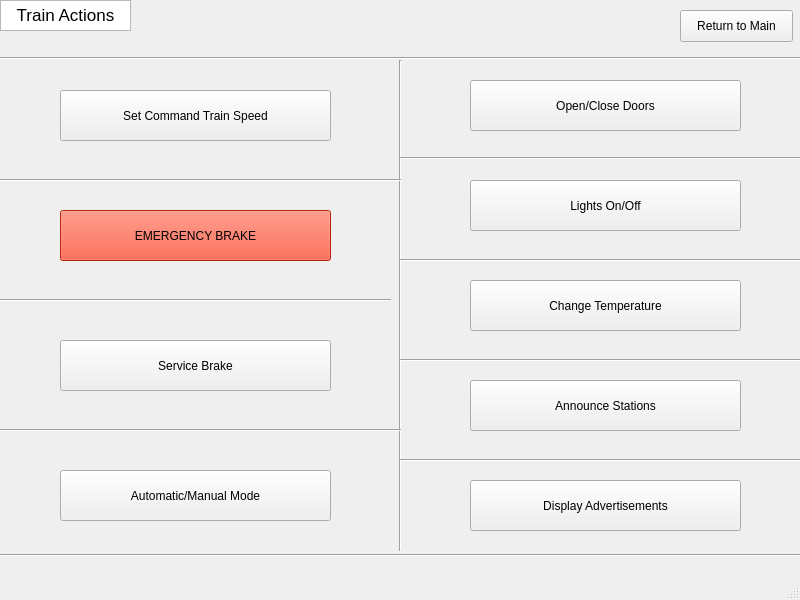
<?xml version="1.0" encoding="UTF-8"?>
<ui version="4.0">
 <class>MainWindow</class>
 <widget class="QMainWindow" name="MainWindow">
  <property name="geometry">
   <rect>
    <x>0</x>
    <y>0</y>
    <width>800</width>
    <height>600</height>
   </rect>
  </property>
  <property name="windowTitle">
   <string>MainWindow</string>
  </property>
  <widget class="QWidget" name="centralwidget">
   <widget class="QPushButton" name="ReturnToMain">
    <property name="geometry">
     <rect>
      <x>680</x>
      <y>10</y>
      <width>113</width>
      <height>32</height>
     </rect>
    </property>
    <property name="text">
     <string>Return to Main</string>
    </property>
   </widget>
   <widget class="QPushButton" name="SetSpeed">
    <property name="geometry">
     <rect>
      <x>60</x>
      <y>90</y>
      <width>271</width>
      <height>51</height>
     </rect>
    </property>
    <property name="text">
     <string>Set Command Train Speed</string>
    </property>
   </widget>
   <widget class="QPushButton" name="EmergencyBrake">
    <property name="geometry">
     <rect>
      <x>60</x>
      <y>210</y>
      <width>271</width>
      <height>51</height>
     </rect>
    </property>
    <property name="palette">
     <palette>
      <active>
       <colorrole role="WindowText">
        <brush brushstyle="SolidPattern">
         <color alpha="255">
          <red>0</red>
          <green>0</green>
          <blue>0</blue>
         </color>
        </brush>
       </colorrole>
       <colorrole role="Button">
        <brush brushstyle="SolidPattern">
         <color alpha="255">
          <red>255</red>
          <green>51</green>
          <blue>16</blue>
         </color>
        </brush>
       </colorrole>
       <colorrole role="Light">
        <brush brushstyle="SolidPattern">
         <color alpha="255">
          <red>192</red>
          <green>201</green>
          <blue>255</blue>
         </color>
        </brush>
       </colorrole>
       <colorrole role="Midlight">
        <brush brushstyle="SolidPattern">
         <color alpha="255">
          <red>137</red>
          <green>153</green>
          <blue>247</blue>
         </color>
        </brush>
       </colorrole>
       <colorrole role="Dark">
        <brush brushstyle="SolidPattern">
         <color alpha="255">
          <red>41</red>
          <green>52</green>
          <blue>120</blue>
         </color>
        </brush>
       </colorrole>
       <colorrole role="Mid">
        <brush brushstyle="SolidPattern">
         <color alpha="255">
          <red>55</red>
          <green>70</green>
          <blue>160</blue>
         </color>
        </brush>
       </colorrole>
       <colorrole role="Text">
        <brush brushstyle="SolidPattern">
         <color alpha="255">
          <red>0</red>
          <green>0</green>
          <blue>0</blue>
         </color>
        </brush>
       </colorrole>
       <colorrole role="BrightText">
        <brush brushstyle="SolidPattern">
         <color alpha="255">
          <red>255</red>
          <green>255</green>
          <blue>255</blue>
         </color>
        </brush>
       </colorrole>
       <colorrole role="ButtonText">
        <brush brushstyle="SolidPattern">
         <color alpha="255">
          <red>0</red>
          <green>0</green>
          <blue>0</blue>
         </color>
        </brush>
       </colorrole>
       <colorrole role="Base">
        <brush brushstyle="SolidPattern">
         <color alpha="255">
          <red>255</red>
          <green>51</green>
          <blue>16</blue>
         </color>
        </brush>
       </colorrole>
       <colorrole role="Window">
        <brush brushstyle="SolidPattern">
         <color alpha="255">
          <red>255</red>
          <green>51</green>
          <blue>16</blue>
         </color>
        </brush>
       </colorrole>
       <colorrole role="Shadow">
        <brush brushstyle="SolidPattern">
         <color alpha="255">
          <red>0</red>
          <green>0</green>
          <blue>0</blue>
         </color>
        </brush>
       </colorrole>
       <colorrole role="AlternateBase">
        <brush brushstyle="SolidPattern">
         <color alpha="255">
          <red>168</red>
          <green>180</green>
          <blue>247</blue>
         </color>
        </brush>
       </colorrole>
       <colorrole role="ToolTipBase">
        <brush brushstyle="SolidPattern">
         <color alpha="255">
          <red>255</red>
          <green>255</green>
          <blue>220</blue>
         </color>
        </brush>
       </colorrole>
       <colorrole role="ToolTipText">
        <brush brushstyle="SolidPattern">
         <color alpha="255">
          <red>0</red>
          <green>0</green>
          <blue>0</blue>
         </color>
        </brush>
       </colorrole>
       <colorrole role="PlaceholderText">
        <brush brushstyle="SolidPattern">
         <color alpha="128">
          <red>0</red>
          <green>0</green>
          <blue>0</blue>
         </color>
        </brush>
       </colorrole>
      </active>
      <inactive>
       <colorrole role="WindowText">
        <brush brushstyle="SolidPattern">
         <color alpha="255">
          <red>0</red>
          <green>0</green>
          <blue>0</blue>
         </color>
        </brush>
       </colorrole>
       <colorrole role="Button">
        <brush brushstyle="SolidPattern">
         <color alpha="255">
          <red>255</red>
          <green>51</green>
          <blue>16</blue>
         </color>
        </brush>
       </colorrole>
       <colorrole role="Light">
        <brush brushstyle="SolidPattern">
         <color alpha="255">
          <red>192</red>
          <green>201</green>
          <blue>255</blue>
         </color>
        </brush>
       </colorrole>
       <colorrole role="Midlight">
        <brush brushstyle="SolidPattern">
         <color alpha="255">
          <red>137</red>
          <green>153</green>
          <blue>247</blue>
         </color>
        </brush>
       </colorrole>
       <colorrole role="Dark">
        <brush brushstyle="SolidPattern">
         <color alpha="255">
          <red>41</red>
          <green>52</green>
          <blue>120</blue>
         </color>
        </brush>
       </colorrole>
       <colorrole role="Mid">
        <brush brushstyle="SolidPattern">
         <color alpha="255">
          <red>55</red>
          <green>70</green>
          <blue>160</blue>
         </color>
        </brush>
       </colorrole>
       <colorrole role="Text">
        <brush brushstyle="SolidPattern">
         <color alpha="255">
          <red>0</red>
          <green>0</green>
          <blue>0</blue>
         </color>
        </brush>
       </colorrole>
       <colorrole role="BrightText">
        <brush brushstyle="SolidPattern">
         <color alpha="255">
          <red>255</red>
          <green>255</green>
          <blue>255</blue>
         </color>
        </brush>
       </colorrole>
       <colorrole role="ButtonText">
        <brush brushstyle="SolidPattern">
         <color alpha="255">
          <red>0</red>
          <green>0</green>
          <blue>0</blue>
         </color>
        </brush>
       </colorrole>
       <colorrole role="Base">
        <brush brushstyle="SolidPattern">
         <color alpha="255">
          <red>255</red>
          <green>51</green>
          <blue>16</blue>
         </color>
        </brush>
       </colorrole>
       <colorrole role="Window">
        <brush brushstyle="SolidPattern">
         <color alpha="255">
          <red>255</red>
          <green>51</green>
          <blue>16</blue>
         </color>
        </brush>
       </colorrole>
       <colorrole role="Shadow">
        <brush brushstyle="SolidPattern">
         <color alpha="255">
          <red>0</red>
          <green>0</green>
          <blue>0</blue>
         </color>
        </brush>
       </colorrole>
       <colorrole role="AlternateBase">
        <brush brushstyle="SolidPattern">
         <color alpha="255">
          <red>168</red>
          <green>180</green>
          <blue>247</blue>
         </color>
        </brush>
       </colorrole>
       <colorrole role="ToolTipBase">
        <brush brushstyle="SolidPattern">
         <color alpha="255">
          <red>255</red>
          <green>255</green>
          <blue>220</blue>
         </color>
        </brush>
       </colorrole>
       <colorrole role="ToolTipText">
        <brush brushstyle="SolidPattern">
         <color alpha="255">
          <red>0</red>
          <green>0</green>
          <blue>0</blue>
         </color>
        </brush>
       </colorrole>
       <colorrole role="PlaceholderText">
        <brush brushstyle="SolidPattern">
         <color alpha="128">
          <red>0</red>
          <green>0</green>
          <blue>0</blue>
         </color>
        </brush>
       </colorrole>
      </inactive>
      <disabled>
       <colorrole role="WindowText">
        <brush brushstyle="SolidPattern">
         <color alpha="255">
          <red>41</red>
          <green>52</green>
          <blue>120</blue>
         </color>
        </brush>
       </colorrole>
       <colorrole role="Button">
        <brush brushstyle="SolidPattern">
         <color alpha="255">
          <red>255</red>
          <green>51</green>
          <blue>16</blue>
         </color>
        </brush>
       </colorrole>
       <colorrole role="Light">
        <brush brushstyle="SolidPattern">
         <color alpha="255">
          <red>192</red>
          <green>201</green>
          <blue>255</blue>
         </color>
        </brush>
       </colorrole>
       <colorrole role="Midlight">
        <brush brushstyle="SolidPattern">
         <color alpha="255">
          <red>137</red>
          <green>153</green>
          <blue>247</blue>
         </color>
        </brush>
       </colorrole>
       <colorrole role="Dark">
        <brush brushstyle="SolidPattern">
         <color alpha="255">
          <red>41</red>
          <green>52</green>
          <blue>120</blue>
         </color>
        </brush>
       </colorrole>
       <colorrole role="Mid">
        <brush brushstyle="SolidPattern">
         <color alpha="255">
          <red>55</red>
          <green>70</green>
          <blue>160</blue>
         </color>
        </brush>
       </colorrole>
       <colorrole role="Text">
        <brush brushstyle="SolidPattern">
         <color alpha="255">
          <red>41</red>
          <green>52</green>
          <blue>120</blue>
         </color>
        </brush>
       </colorrole>
       <colorrole role="BrightText">
        <brush brushstyle="SolidPattern">
         <color alpha="255">
          <red>255</red>
          <green>255</green>
          <blue>255</blue>
         </color>
        </brush>
       </colorrole>
       <colorrole role="ButtonText">
        <brush brushstyle="SolidPattern">
         <color alpha="255">
          <red>41</red>
          <green>52</green>
          <blue>120</blue>
         </color>
        </brush>
       </colorrole>
       <colorrole role="Base">
        <brush brushstyle="SolidPattern">
         <color alpha="255">
          <red>255</red>
          <green>51</green>
          <blue>16</blue>
         </color>
        </brush>
       </colorrole>
       <colorrole role="Window">
        <brush brushstyle="SolidPattern">
         <color alpha="255">
          <red>255</red>
          <green>51</green>
          <blue>16</blue>
         </color>
        </brush>
       </colorrole>
       <colorrole role="Shadow">
        <brush brushstyle="SolidPattern">
         <color alpha="255">
          <red>0</red>
          <green>0</green>
          <blue>0</blue>
         </color>
        </brush>
       </colorrole>
       <colorrole role="AlternateBase">
        <brush brushstyle="SolidPattern">
         <color alpha="255">
          <red>82</red>
          <green>105</green>
          <blue>240</blue>
         </color>
        </brush>
       </colorrole>
       <colorrole role="ToolTipBase">
        <brush brushstyle="SolidPattern">
         <color alpha="255">
          <red>255</red>
          <green>255</green>
          <blue>220</blue>
         </color>
        </brush>
       </colorrole>
       <colorrole role="ToolTipText">
        <brush brushstyle="SolidPattern">
         <color alpha="255">
          <red>0</red>
          <green>0</green>
          <blue>0</blue>
         </color>
        </brush>
       </colorrole>
       <colorrole role="PlaceholderText">
        <brush brushstyle="SolidPattern">
         <color alpha="128">
          <red>0</red>
          <green>0</green>
          <blue>0</blue>
         </color>
        </brush>
       </colorrole>
      </disabled>
     </palette>
    </property>
    <property name="styleSheet">
     <string notr="true">background-color: rgb(255, 51, 16)</string>
    </property>
    <property name="text">
     <string>EMERGENCY BRAKE</string>
    </property>
   </widget>
   <widget class="QPushButton" name="ServiceBrake">
    <property name="geometry">
     <rect>
      <x>60</x>
      <y>340</y>
      <width>271</width>
      <height>51</height>
     </rect>
    </property>
    <property name="text">
     <string>Service Brake</string>
    </property>
   </widget>
   <widget class="QPushButton" name="SetMode">
    <property name="geometry">
     <rect>
      <x>60</x>
      <y>470</y>
      <width>271</width>
      <height>51</height>
     </rect>
    </property>
    <property name="text">
     <string>Automatic/Manual Mode</string>
    </property>
   </widget>
   <widget class="QPushButton" name="Doors">
    <property name="geometry">
     <rect>
      <x>470</x>
      <y>80</y>
      <width>271</width>
      <height>51</height>
     </rect>
    </property>
    <property name="styleSheet">
     <string notr="true">QPushButton:pressed {background-color: rgb(51, 245, 31); border-color: rgb(0,0,0) }
</string>
    </property>
    <property name="text">
     <string>Open/Close Doors</string>
    </property>
   </widget>
   <widget class="QPushButton" name="Lights">
    <property name="geometry">
     <rect>
      <x>470</x>
      <y>180</y>
      <width>271</width>
      <height>51</height>
     </rect>
    </property>
    <property name="styleSheet">
     <string notr="true">QPushButton:pressed {background-color: rgb(51, 245, 31) }</string>
    </property>
    <property name="text">
     <string>Lights On/Off</string>
    </property>
   </widget>
   <widget class="QPushButton" name="SeanPaul">
    <property name="geometry">
     <rect>
      <x>470</x>
      <y>280</y>
      <width>271</width>
      <height>51</height>
     </rect>
    </property>
    <property name="text">
     <string>Change Temperature</string>
    </property>
   </widget>
   <widget class="QPushButton" name="Announcements">
    <property name="geometry">
     <rect>
      <x>470</x>
      <y>380</y>
      <width>271</width>
      <height>51</height>
     </rect>
    </property>
    <property name="styleSheet">
     <string notr="true">QPushButton:pressed {background-color: rgb(51, 245, 31) }</string>
    </property>
    <property name="text">
     <string>Announce Stations</string>
    </property>
   </widget>
   <widget class="QPushButton" name="Advertisements">
    <property name="geometry">
     <rect>
      <x>470</x>
      <y>480</y>
      <width>271</width>
      <height>51</height>
     </rect>
    </property>
    <property name="styleSheet">
     <string notr="true">QPushButton:pressed {background-color: rgb(51, 245, 31) }</string>
    </property>
    <property name="text">
     <string>Display Advertisements</string>
    </property>
   </widget>
   <widget class="Line" name="line">
    <property name="geometry">
     <rect>
      <x>360</x>
      <y>60</y>
      <width>81</width>
      <height>491</height>
     </rect>
    </property>
    <property name="orientation">
     <enum>Qt::Vertical</enum>
    </property>
   </widget>
   <widget class="Line" name="line_2">
    <property name="geometry">
     <rect>
      <x>0</x>
      <y>50</y>
      <width>801</width>
      <height>16</height>
     </rect>
    </property>
    <property name="orientation">
     <enum>Qt::Horizontal</enum>
    </property>
   </widget>
   <widget class="Line" name="line_3">
    <property name="geometry">
     <rect>
      <x>-10</x>
      <y>290</y>
      <width>401</width>
      <height>20</height>
     </rect>
    </property>
    <property name="orientation">
     <enum>Qt::Horizontal</enum>
    </property>
   </widget>
   <widget class="Line" name="line_4">
    <property name="geometry">
     <rect>
      <x>0</x>
      <y>170</y>
      <width>401</width>
      <height>20</height>
     </rect>
    </property>
    <property name="orientation">
     <enum>Qt::Horizontal</enum>
    </property>
   </widget>
   <widget class="Line" name="line_5">
    <property name="geometry">
     <rect>
      <x>0</x>
      <y>420</y>
      <width>401</width>
      <height>20</height>
     </rect>
    </property>
    <property name="orientation">
     <enum>Qt::Horizontal</enum>
    </property>
   </widget>
   <widget class="Line" name="line_7">
    <property name="geometry">
     <rect>
      <x>400</x>
      <y>150</y>
      <width>401</width>
      <height>16</height>
     </rect>
    </property>
    <property name="orientation">
     <enum>Qt::Horizontal</enum>
    </property>
   </widget>
   <widget class="Line" name="line_8">
    <property name="geometry">
     <rect>
      <x>400</x>
      <y>250</y>
      <width>401</width>
      <height>20</height>
     </rect>
    </property>
    <property name="orientation">
     <enum>Qt::Horizontal</enum>
    </property>
   </widget>
   <widget class="Line" name="line_9">
    <property name="geometry">
     <rect>
      <x>400</x>
      <y>350</y>
      <width>401</width>
      <height>20</height>
     </rect>
    </property>
    <property name="orientation">
     <enum>Qt::Horizontal</enum>
    </property>
   </widget>
   <widget class="Line" name="line_10">
    <property name="geometry">
     <rect>
      <x>400</x>
      <y>450</y>
      <width>401</width>
      <height>20</height>
     </rect>
    </property>
    <property name="orientation">
     <enum>Qt::Horizontal</enum>
    </property>
   </widget>
   <widget class="Line" name="line_11">
    <property name="geometry">
     <rect>
      <x>0</x>
      <y>530</y>
      <width>801</width>
      <height>51</height>
     </rect>
    </property>
    <property name="orientation">
     <enum>Qt::Horizontal</enum>
    </property>
   </widget>
   <widget class="QTextBrowser" name="MainText">
    <property name="geometry">
     <rect>
      <x>0</x>
      <y>0</y>
      <width>131</width>
      <height>31</height>
     </rect>
    </property>
    <property name="html">
     <string>&lt;!DOCTYPE HTML PUBLIC &quot;-//W3C//DTD HTML 4.0//EN&quot; &quot;http://www.w3.org/TR/REC-html40/strict.dtd&quot;&gt;
&lt;html&gt;&lt;head&gt;&lt;meta name=&quot;qrichtext&quot; content=&quot;1&quot; /&gt;&lt;style type=&quot;text/css&quot;&gt;
p, li { white-space: pre-wrap; }
&lt;/style&gt;&lt;/head&gt;&lt;body style=&quot; font-family:'.SF NS Text'; font-size:13pt; font-weight:400; font-style:normal;&quot;&gt;
&lt;p align=&quot;center&quot; style=&quot; margin-top:0px; margin-bottom:0px; margin-left:0px; margin-right:0px; -qt-block-indent:0; text-indent:0px;&quot;&gt;Train Actions&lt;/p&gt;&lt;/body&gt;&lt;/html&gt;</string>
    </property>
   </widget>
  </widget>
  <widget class="QStatusBar" name="statusbar"/>
 </widget>
 <resources/>
 <connections/>
</ui>
